Frame 1 (no input): blank canvas, image omitted
Frame 60 (no input): blank canvas, image omitted
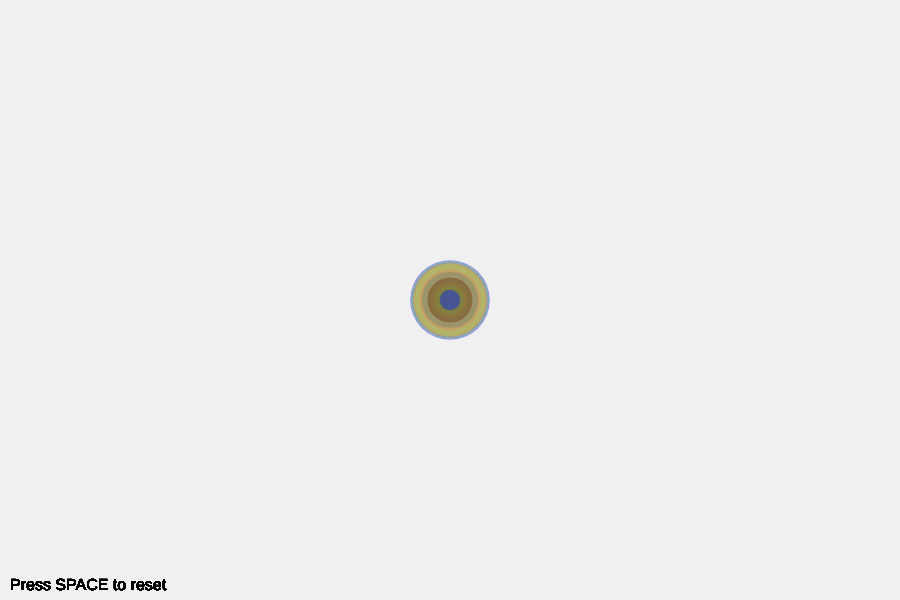
Frame 120 (the mouse pressed at the canvas centre since frame 60)

The p5.js sketch whose frames 1 and 60 were blank and that drew this single picture after the mouse press (run headless with seeded random() and noise() and a simulated clock; from frame 60 on, the mouse is pressed at the canvas centre):

// p5.js sketch
// ── sketch.js
function setup() {
  createCanvas(900, 600);
  background(240);
  noStroke();
}

function draw() {
  if (mouseIsPressed) {
    
    // random colors
    fill(random(255), random(255), random(255), 120);
    
    let sizes = random(20, 80);
    
    circle(mouseX, mouseY, sizes);
    
    //text for reset button
    fill(0);
    textSize(16);
    text("Press SPACE to reset", 10, 590);
  }
}

// Press Space to "reset" with a new background color
function keyPressed() {
  if (key === ' ') 
  background(random(200, 255), random(200, 255), random(200, 255));
}
